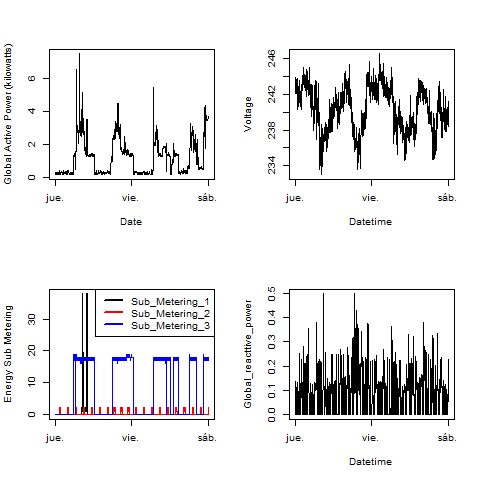

Write the R code that produced this figure.
#create plot4
png(filename = "plot4.png", width = 480, height = 480)

#Table
par(mfrow = c(2,2))
#Plot1
plot(df$datetime, df$glob, xlab="Date", ylab="Global Active Power (kilowatts)", type="l")
#Plot2
plot(df$datetime, df$volt, xlab="Datetime", ylab="Voltage", type="l")
#Plot3
plot(df$datetime, df$sub1, type="l", xlab="", ylab="Energy Sub Metering")
with(df, lines(df$datetime, df$sub2),col="blue")
with(df, lines(df$datetime, df$sub2),col="red")
with(df, lines(df$datetime, df$sub2,col="red"))
with(df, lines(df$datetime, df$sub3,col="blue"))
legend("topright", lwd=2, col=c("black", "red", "blue"), legend = c("Sub_Metering_1","Sub_Metering_2","Sub_Metering_3"))
#Plot4
plot(df$datetime, df$real, xlab="Datetime", ylab="Global_reacttive_power", type="l", ylim=range(0,0.5))

dev.off()